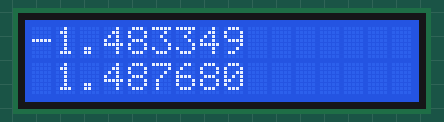
Recording of a sketch running on a simulated Arduino Uno, built with avr-gcc and run on an emulated ATmega328P. On the bench: 16×2 character LCD. What the sketch prints to the serial monitor is not drawn.

Above: at 0.2 s.
At 5.0 s:
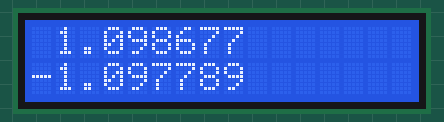
At 9.8 s:
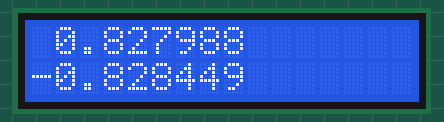
At 19.4 s:
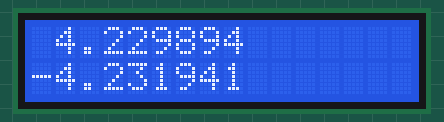
At 28.9 s:
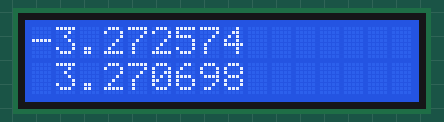
At 39.1 s:
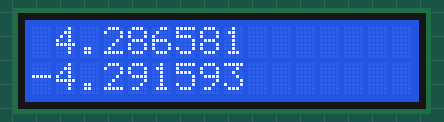

The sketch:

tinkercad.ino
```cpp
#include <LiquidCrystal_I2C.h>

float w0[12][4] = {
    {-5.960000753402709961e-01, 3.904157280921936035e-01, -9.172448515892028809e-01, -9.887627363204956055e-01},
    {-2.427977472543716431e-01, -8.027581125497817993e-02, 1.163359165191650391e+00, 2.097217291593551636e-01},
    {-7.979759573936462402e-01, -5.166348814964294434e-01, -5.130123496055603027e-01, -4.525357186794281006e-01},
    {-2.073621153831481934e-01, 1.600238382816314697e-01, 1.197596907615661621e+00, 7.018112540245056152e-01},
    {3.335109949111938477e-01, 9.385895729064941406e-02, -1.271461129188537598e+00, -1.012925982475280762e+00},
    {-7.121327519416809082e-01, 2.182087600231170654e-01, -4.088866710662841797e-01, 5.241909027099609375e-01},
    {2.695289254188537598e-01, 9.319246411323547363e-01, 9.867548346519470215e-01, 1.036515235900878906e+00},
    {2.099056094884872437e-01, 1.495818197727203369e-01, -1.220786929130554199e+00, -4.406315088272094727e-01},
    {-3.249925374984741211e-02, -3.724269568920135498e-02, -8.069500923156738281e-01, 4.635793268680572510e-01},
    {9.752123057842254639e-02, 3.584276735782623291e-01, 1.705273509025573730e+00, 6.320149451494216919e-02},
    {3.666295409202575684e-01, 3.438340127468109131e-01, 1.219484210014343262e+00, 4.243036210536956787e-01},
    {-1.896682083606719971e-01, 8.697087168693542480e-01, 1.076477646827697754e+00, -1.058627516031265259e-01},
};

float b0[12] = {
    9.859697520732879639e-02,
    2.243396081030368805e-02,
    1.294109821319580078e-01,
    -9.331970475614070892e-03,
    4.175505787134170532e-02,
    -2.089923620223999023e-02,
    -4.632144421339035034e-02,
    7.311679422855377197e-03,
    2.780915051698684692e-02,
    -2.135484479367733002e-02,
    -8.436851948499679565e-02,
    -2.260166592895984650e-02,
};

float w1[12][12] = {
    {6.197347640991210938e-01, -1.451818346977233887e-01, 7.782781124114990234e-01, 4.803082942962646484e-01, 7.961587398312985897e-04, -3.366068601608276367e-01, -8.486253023147583008e-01, -2.404943257570266724e-01, 1.354118436574935913e-01, -1.273365497589111328e+00, -7.029747366905212402e-01, 4.304787516593933105e-01},
    {4.969363212585449219e-01, -1.362859308719635010e-01, 1.656785309314727783e-01, -1.006205081939697266e+00, -2.940186262130737305e-01, -3.319070041179656982e-01, -1.350353002548217773e+00, -2.532804608345031738e-01, -1.850643157958984375e-01, -8.672229051589965820e-01, -9.270501136779785156e-01, -3.816545605659484863e-01},
    {6.784679889678955078e-01, -3.719466030597686768e-01, 6.147118210792541504e-01, -1.024768710136413574e+00, 2.621790170669555664e-01, 1.026140525937080383e-01, 8.797201514244079590e-02, 6.053770184516906738e-01, 9.386909008026123047e-02, -1.167973279953002930e+00, -6.534715890884399414e-01, 9.294724464416503906e-02},
    {1.361814886331558228e-01, -6.138120293617248535e-01, 5.773727297782897949e-01, -4.993579685688018799e-01, 2.353732585906982422e-01, 3.681840002536773682e-01, -1.119830608367919922e+00, 2.725411951541900635e-01, 1.058145761489868164e+00, -3.429348170757293701e-01, -1.147153258323669434e+00, 9.520485997200012207e-02},
    {3.417345881462097168e-01, 1.633352488279342651e-01, 1.738264262676239014e-01, -2.089170068502426147e-01, 3.915797770023345947e-01, 1.700609549880027771e-02, -6.903469562530517578e-01, 6.761452555656433105e-02, 9.680296182632446289e-01, -9.421370029449462891e-01, 2.768872082233428955e-01, -8.054006695747375488e-01},
    {4.303407371044158936e-01, 4.656098783016204834e-01, 3.204184770584106445e-01, -5.103762149810791016e-01, 9.570526480674743652e-01, 5.738299489021301270e-01, -7.875645756721496582e-01, -5.745638012886047363e-01, -1.655740849673748016e-02, -6.434084773063659668e-01, -7.427383661270141602e-01, 1.702962666749954224e-01},
    {9.039617180824279785e-01, 5.307884216308593750e-01, 4.717977941036224365e-01, 7.036969810724258423e-02, 2.835573852062225342e-01, 1.421260237693786621e-01, -7.991134524345397949e-01, 5.751250982284545898e-01, -3.011655062437057495e-02, -7.870416045188903809e-01, -1.626623392105102539e+00, -7.221427559852600098e-01},
    {-2.856717705726623535e-01, -2.333493717014789581e-02, 5.044448971748352051e-01, 1.800418794155120850e-01, -4.843821823596954346e-01, 4.223258197307586670e-01, 8.961458802223205566e-01, -6.092326641082763672e-01, -1.801184266805648804e-01, 6.151598095893859863e-01, 7.442512512207031250e-01, -3.859997987747192383e-01},
    {2.151478976011276245e-01, -2.153532803058624268e-01, 7.437366843223571777e-01, -3.641126155853271484e-01, 7.278187870979309082e-01, -9.122557044029235840e-01, -2.395217120647430420e-01, -1.643609553575515747e-01, 2.612696290016174316e-01, -5.408717691898345947e-02, -7.589933276176452637e-01, -3.320747017860412598e-01},
    {9.198116660118103027e-01, -1.422294825315475464e-01, 2.492085099220275879e-01, -2.363679558038711548e-01, -7.093811780214309692e-02, -1.217751279473304749e-01, -4.051782488822937012e-01, 4.391824603080749512e-01, -2.937317360192537308e-03, 4.903946816921234131e-01, 3.560576140880584717e-01, 1.769670844078063965e-01},
    {-6.674966961145401001e-02, 6.140069961547851562e-01, -7.001473307609558105e-01, 1.376225203275680542e-01, -8.181080818176269531e-01, -1.262656748294830322e-01, 1.159832835197448730e+00, -6.026823520660400391e-01, 4.129159450531005859e-01, 7.045826315879821777e-01, 3.933734595775604248e-01, 3.373654484748840332e-01},
    {-6.895094513893127441e-01, 9.795867800712585449e-01, 3.727977275848388672e-01, -9.676326811313629150e-02, -3.383697867393493652e-01, -2.157272249460220337e-01, 1.998134255409240723e-01, 3.035038709640502930e-01, -1.214450895786285400e-01, 5.124145150184631348e-01, 6.329948306083679199e-01, 5.010049343109130859e-01},
};

float b1[12] = {
    9.432256221771240234e-02,
    -9.589810855686664581e-03,
    -2.296594902873039246e-02,
    2.777857705950737000e-02,
    -1.013109227642416954e-03,
    7.317612320184707642e-02,
    9.920119494199752808e-02,
    -3.502647951245307922e-02,
    1.324880868196487427e-02,
    3.606287762522697449e-02,
    2.991862222552299500e-02,
    4.640213772654533386e-02,
};

float w2[2][12] = {
    {4.267984628677368164e-01, 5.094769597053527832e-01, 3.032592236995697021e-01, 6.558960080146789551e-01, 5.211772322654724121e-01, 3.242379128932952881e-01, 6.455044746398925781e-01, -1.189258694648742676e-01, 2.006608545780181885e-01, 1.718918420374393463e-02, -3.946646749973297119e-01, -2.094025909900665283e-01},
    {-4.319271147251129150e-01, -5.083940625190734863e-01, -3.086390197277069092e-01, -6.508188247680664062e-01, -5.210681557655334473e-01, -3.253462910652160645e-01, -6.389994621276855469e-01, 1.248543635010719299e-01, -1.960386633872985840e-01, -2.123023755848407745e-02, 3.957821726799011230e-01, 2.098123580217361450e-01},
};

float b2[2] = {
    -3.236535564064979553e-02,
    3.236536309123039246e-02,
};

int shape[4] = {4,12,12,2,};
float *weights[3] = {w0[0],w1[0],w2[0],};
float *biases[3] = {b0,b1,b2,};

float tests[][4] = {
    {0.029286241, -0.14638543, 0.011567863, 0.33369315},
    {0.026358534, 0.04856999, 0.018241726, 0.04468048},
    {0.027329933, 0.24342568, 0.019135335, -0.24219166},
    {0.032198448, 0.048035692, 0.014291503, 0.056465108},
    {0.03315916, 0.24294984, 0.015420805, -0.2316747},
    {0.038018156, 0.047610976, 0.01078731, 0.0658323},
    {0.038970377, 0.24257661, 0.012103956, -0.22342774},
    {0.04382191, 0.04728378, 0.0076354016, 0.07304854},
    {0.044767585, 0.24229544, 0.009096372, -0.21721564},
};


int num;
int max_layer;
int index = 0;
LiquidCrystal_I2C lcd(32,16,2);


void read_inputs(String str, float *input){
    for(int i=0; i<shape[0]-1; i++){
        int idx = str.indexOf(' ');
        input[i] = str.substring(0, idx).toFloat();
        str = str.substring(++idx, str.length());
    }
  	input[shape[0]-1] = str.toFloat();
}

String write_outputs(float *ptr){
    String out = "";
    for(int i=0; i<shape[num-1]; i++){
      	char buff[20];
      	dtostrf(ptr[i], 1, 6, buff);
    	out += buff;
      	out += (i == shape[num-1]-1 ? "" : " ");
    }
    return out;
}

void forward_pass(float *ptr_in, float *ptr_out){
    for(int i=0; i<num-1; i++){
        for(int j=0; j<shape[i+1]; j++){
            ptr_out[j] = 0;
            for(int k=0; k<shape[i]; k++){
                ptr_out[j] += ptr_in[k] * weights[i][j*shape[i] + k];
            }
          	if(i==num-2)
                ptr_out[j] += biases[i][j];
          	else
                ptr_out[j] = tanh(ptr_out[j] + biases[i][j]);
        }
        float *tmp = ptr_in;
        ptr_in = ptr_out;
        ptr_out = tmp;
    }
}


void setup(){
  	index = 0;
  	Serial.begin(115200);
    num = sizeof(shape)/sizeof(shape[0]);
    for(int i=0; i<num; i++){
        if(shape[i]>max_layer)
            max_layer = shape[i];
    }
    lcd.begin(16,2);
    lcd.init();
    lcd.backlight();
}

void loop(){

  	float input[max_layer];
  	Serial.print("Input: ");
    for(int i=0; i<4; i++){
        input[i] = tests[index][i];
        Serial.print(input[i]);
        Serial.print(" ");
    }
  	Serial.println();

  	float output[max_layer];

    float *ptr_in = input;
    float *ptr_out = output;

  	//read_inputs(str, ptr_in);

    forward_pass(ptr_in, ptr_out);

    String out = write_outputs(ptr_out);
  	Serial.print("Output: ");
	    Serial.println(out);
    int idx = out.indexOf(' ');

  	lcd.clear();
  	if(ptr_out[0] < 0)
        lcd.setCursor(0,0);
  	else
        lcd.setCursor(1,0);
    lcd.print(out.substring(0, idx));

  	if(ptr_out[1] < 0)
        lcd.setCursor(0,1);
  	else
        lcd.setCursor(1,1);
  	lcd.print(out.substring(idx+1, out.length()));

  	delay(500);
  	index++;
}
```

Measured:
- what the display in image 1 shows lasts 0.6 s, from 4.9 s to 5.5 s
